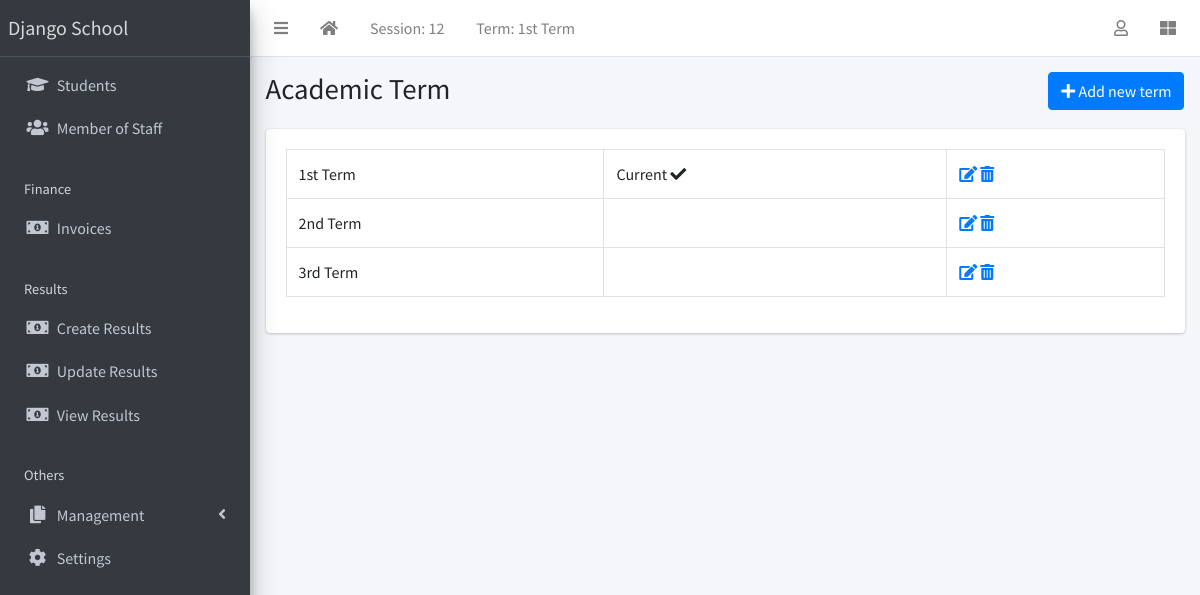
The page /term/list/ (signed in) on the database its author committed.
### apps/corecode/models.py (models this page shows, shortened)
class AcademicSession(models.Model):
    name = models.CharField(max_length=200, unique=True)
    current = models.BooleanField(default=True)
    class Meta:
        ordering = ["-name"]

class AcademicTerm(models.Model):
    name = models.CharField(max_length=20, unique=True)
    current = models.BooleanField(default=True)
    class Meta:
        ordering = ["name"]
    def __str__(self):
        return self.name

class SiteConfig(models.Model):
    key = models.SlugField()
    value = models.CharField(max_length=200)

### apps/corecode/views.py (the view)
# urls.py: path("term/list/", TermListView.as_view(), name="terms"),
class TermListView(LoginRequiredMixin, SuccessMessageMixin, ListView):
    model = AcademicTerm
    template_name = "corecode/term_list.html"
    def get_context_data(self, **kwargs):
        context = super().get_context_data(**kwargs)
        context["form"] = AcademicTermForm()
        return context

### apps/corecode/context_processors.py (called while the page is built)
def site_defaults(request):
    current_session = AcademicSession.objects.get(current=True)
    current_term = AcademicTerm.objects.get(current=True)
    vals = SiteConfig.objects.all()
    contexts = {
        "current_session": current_session.name,
        "current_term": current_term.name,
    }
    for val in vals:
        contexts[val.key] = val.value
    return contexts

### apps/corecode/templates/corecode/term_list.html (shortened to what this page needs)
{% extends 'base.html' %}
{% load widget_tweaks %}
{% block title %}
Academic Term
{% endblock title %}
{% block breadcrumb %}
  <a class="btn btn-primary" href="#" data-toggle="modal" data-target="#modal1">
    <i class="fa fa-plus"></i>
    Add new term
  </a>
{% endblock breadcrumb %}
{% block content %}
  <div class="row">
    <div class="col-sm-12">
        <table class="table table-bordered">
          <tbody>
            {% for object in object_list %}
            <tr>
              <td>{{ object }}</td>
              <td>
                {% if object.current == True %}
                  Current <i class="fa fa-check"></i>
                {% endif %}
              </td>
              <td><a href="{% url 'term-update' object.id %}"><i
                    class="fa fa-edit"></i></a> <a
                  href="{% url 'term-delete' object.id %}"><i
                    class="fa fa-trash-alt"></i></a></td>
            </tr>
            {% endfor %}
          </tbody>
        </table>
    </div>
  </div>
{% endblock content %}

### templates/base.html (shortened to what this page needs)
{% load static %}
<!DOCTYPE html>
<html lang="en">
<head>
  <link rel="stylesheet" href="{% static 'plugins/fontawesome-free/css/all.min.css' %}">
  <link rel="stylesheet" href="{% static 'plugins/toastr/toastr.min.css' %}">
  <link rel="stylesheet"
    href="{% static 'plugins/overlayScrollbars/css/OverlayScrollbars.min.css' %}">
  <link rel="stylesheet" href="{% static 'plugins/Datatables/datatables.min.css' %}" />
  <link rel="stylesheet" href="{% static 'dist/css/adminlte.min.css' %}">
</head>
<body
  class="hold-transition sidebar-mini layout-fixed layout-navbar-fixed layout-footer-fixed">
  <div class="wrapper">
    <nav class="main-header navbar navbar-expand navbar-white navbar-light">
      <ul class="navbar-nav">
        <li class="nav-item">
          <a class="nav-link" data-widget="pushmenu" href="#" role="button"><i
              class="fas fa-bars"></i></a>
        </li>
        <li class="nav-item d-none d-sm-inline-block">
          <a href="{% url 'home' %} " class="nav-link"><i class="fa fa-home"></i></a>
        </li>
        <li class="nav-item d-none d-sm-inline-block">
          <a href="{% url 'current-session' %}" class="nav-link">Session: {{ current_session }}</a>
        </li>
        <li class="nav-item d-none d-sm-inline-block">
          <a href="{% url 'current-session' %}" class="nav-link">Term: {{ current_term }}</a>
        </li>
      </ul>
      <ul class="navbar-nav ml-auto">
        <li class="nav-item dropdown">
          <a class="nav-link" data-toggle="dropdown" href="#">
            <i class="far fa-user"></i>
          </a>
        </li>
        <li class="nav-item">
          <a class="nav-link" data-widget="control-sidebar" data-slide="true"
            href="#" role="button"><i class="fas fa-th-large"></i></a>
        </li>
      </ul>
    </nav>
    <aside class="main-sidebar sidebar-dark-primary elevation-4">
      <a href="{% url 'home' %}" class="brand-link">{{ school_name | default:"MySchool" }}</a>
      <div class="sidebar">
        <nav class="mt-2">
          <ul class="nav nav-pills nav-sidebar flex-column"
            data-widget="treeview" role="menu" data-accordion="false">
            <li class="nav-item">
              <a href="{% url 'student-list' %}" class="nav-link">
                <i class="nav-icon fas fa-graduation-cap"></i>
                <p>
                  Students
                </p>
              </a>
            </li>
            <li class="nav-item">
              <a href="{% url 'staff-list' %}" class="nav-link">
                <i class="nav-icon fas fa-users"></i>
                <p>
                  Member of Staff
                </p>
              </a>
            </li>
            <li class="nav-header">Finance</li>
            <li class="nav-item">
              <a href="{% url 'invoice-list' %}" class="nav-link">
                <i class="nav-icon fas fa-money-bill-alt"></i>
                <p>
                  Invoices
                </p>
              </a>
            </li>
            <li class="nav-header">Results</li>
            <li class="nav-item">
              <a href="{% url 'create-result' %}" class="nav-link">
                <i class="nav-icon fas fa-money-bill-alt"></i>
                <p>
                  Create Results
                </p>
              </a>
            </li>
            <li class="nav-item">
              <a href="{% url 'edit-results' %}" class="nav-link">
                <i class="nav-icon fas fa-money-bill-alt"></i>
                <p>
                  Update Results
                </p>
              </a>
            </li>
            <li class="nav-item">
              <a href="{% url 'view-results' %}" class="nav-link">
                <i class="nav-icon fas fa-money-bill-alt"></i>
                <p>
                  View Results
                </p>
              </a>
            </li>
            <li class="nav-header">Others</li>
            <li class="nav-item has-treeview">
              <a href="#" class="nav-link">
                <i class="nav-icon fas fa-copy"></i>
                <p>
                  Management
                  <i class="fas fa-angle-left right"></i>
                </p>
              </a>
            </li>
            <li class="nav-item">
              <a href="{% url 'configs' %}" class="nav-link">
                <i class="nav-icon fas fa-cog"></i>
                <p>
                  Settings
                </p>
              </a>
            </li>
          </ul>
        </nav>
      </div>
    </aside>
    <div class="content-wrapper">
      <section class="content-header">
        <div class="container-fluid">
          <div class="row mb-1">
            <div class="col-sm-8">
              <h1>{% block title %}{% endblock title %}</h1>
            </div>
            <div class="col-sm-4">
              <ol class="breadcrumb float-sm-right">
                <li class="breadcrumb-item">{% block breadcrumb %}{% endblock breadcrumb %}</li>
              </ol>
            </div>
          </div>
        </div>
      </section>
      <section class="content">
        <div class="container-fluid">
          <div class="row">
            <div class="col-md-12">
              {% block fullcard %}
              <div class="card">
                <div class="card-body">
                  <div class="row">
                    <div class="col">
                      {% block content %}
                      {% endblock content %}
                    </div>
                  </div>
                </div>
              </div>
              {% endblock fullcard %}
            </div>
          </div>
        </div>
      </section>
    </div>
  </div>
</body>
</html>

### rows shown on the page
AcademicSession: name "12"
AcademicTerm: name "1st Term", current "Current"
SiteConfig: value "Django School"
AcademicTerm: name "2nd Term"
AcademicTerm: name "3rd Term"
